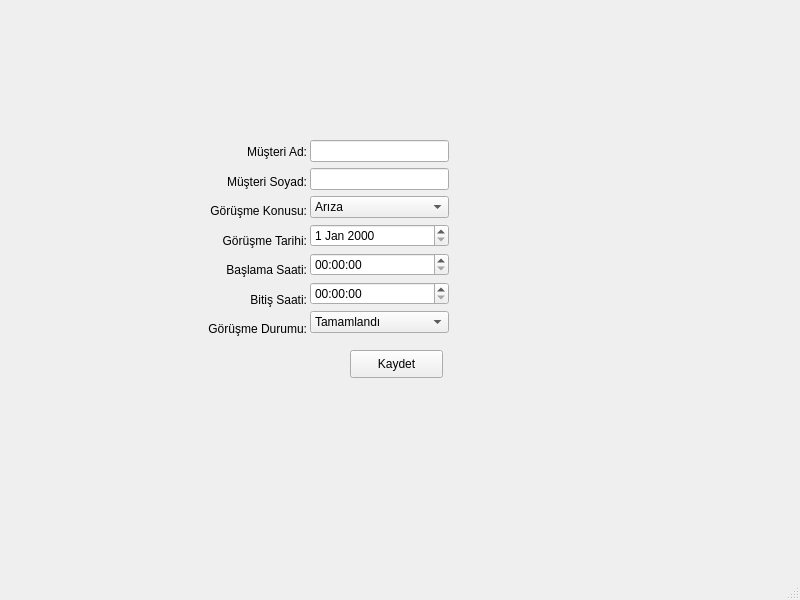
<?xml version="1.0" encoding="UTF-8"?>
<ui version="4.0">
 <class>YeniCagriEkleme</class>
 <widget class="QMainWindow" name="YeniCagriEkleme">
  <property name="geometry">
   <rect>
    <x>0</x>
    <y>0</y>
    <width>800</width>
    <height>600</height>
   </rect>
  </property>
  <property name="windowTitle">
   <string>MainWindow</string>
  </property>
  <widget class="QWidget" name="centralwidget">
   <widget class="QPushButton" name="pushButton">
    <property name="geometry">
     <rect>
      <x>350</x>
      <y>350</y>
      <width>93</width>
      <height>28</height>
     </rect>
    </property>
    <property name="text">
     <string>Kaydet</string>
    </property>
   </widget>
   <widget class="QWidget" name="layoutWidget">
    <property name="geometry">
     <rect>
      <x>166</x>
      <y>140</y>
      <width>141</width>
      <height>201</height>
     </rect>
    </property>
    <layout class="QVBoxLayout" name="verticalLayout">
     <item>
      <widget class="QLabel" name="label">
       <property name="text">
        <string>Müşteri Ad:</string>
       </property>
       <property name="alignment">
        <set>Qt::AlignRight|Qt::AlignTrailing|Qt::AlignVCenter</set>
       </property>
      </widget>
     </item>
     <item>
      <widget class="QLabel" name="label_7">
       <property name="text">
        <string>Müşteri Soyad:</string>
       </property>
       <property name="alignment">
        <set>Qt::AlignRight|Qt::AlignTrailing|Qt::AlignVCenter</set>
       </property>
      </widget>
     </item>
     <item>
      <widget class="QLabel" name="label_2">
       <property name="text">
        <string>Görüşme Konusu:</string>
       </property>
       <property name="alignment">
        <set>Qt::AlignRight|Qt::AlignTrailing|Qt::AlignVCenter</set>
       </property>
      </widget>
     </item>
     <item>
      <widget class="QLabel" name="label_3">
       <property name="text">
        <string>Görüşme Tarihi:</string>
       </property>
       <property name="alignment">
        <set>Qt::AlignRight|Qt::AlignTrailing|Qt::AlignVCenter</set>
       </property>
      </widget>
     </item>
     <item>
      <widget class="QLabel" name="label_4">
       <property name="text">
        <string>Başlama Saati:</string>
       </property>
       <property name="alignment">
        <set>Qt::AlignRight|Qt::AlignTrailing|Qt::AlignVCenter</set>
       </property>
      </widget>
     </item>
     <item>
      <widget class="QLabel" name="label_5">
       <property name="text">
        <string>Bitiş Saati:</string>
       </property>
       <property name="alignment">
        <set>Qt::AlignRight|Qt::AlignTrailing|Qt::AlignVCenter</set>
       </property>
      </widget>
     </item>
     <item>
      <widget class="QLabel" name="label_6">
       <property name="text">
        <string>Görüşme Durumu:</string>
       </property>
       <property name="alignment">
        <set>Qt::AlignRight|Qt::AlignTrailing|Qt::AlignVCenter</set>
       </property>
      </widget>
     </item>
    </layout>
   </widget>
   <widget class="QWidget" name="layoutWidget">
    <property name="geometry">
     <rect>
      <x>310</x>
      <y>140</y>
      <width>139</width>
      <height>198</height>
     </rect>
    </property>
    <layout class="QVBoxLayout" name="verticalLayout_2">
     <item>
      <widget class="QLineEdit" name="lineEdit"/>
     </item>
     <item>
      <widget class="QLineEdit" name="lineEdit_2"/>
     </item>
     <item>
      <widget class="QComboBox" name="comboBox_2">
       <item>
        <property name="text">
         <string>Arıza</string>
        </property>
       </item>
       <item>
        <property name="text">
         <string>Talep</string>
        </property>
       </item>
       <item>
        <property name="text">
         <string>Bilgi</string>
        </property>
       </item>
      </widget>
     </item>
     <item>
      <widget class="QDateEdit" name="dateEdit"/>
     </item>
     <item>
      <widget class="QTimeEdit" name="timeEdit"/>
     </item>
     <item>
      <widget class="QTimeEdit" name="timeEdit_2"/>
     </item>
     <item>
      <widget class="QComboBox" name="comboBox">
       <item>
        <property name="text">
         <string>Tamamlandı</string>
        </property>
       </item>
       <item>
        <property name="text">
         <string>Takip Ediliyor</string>
        </property>
       </item>
       <item>
        <property name="text">
         <string>Sorun Çözülemedi</string>
        </property>
       </item>
      </widget>
     </item>
    </layout>
   </widget>
  </widget>
  <widget class="QMenuBar" name="menubar">
   <property name="geometry">
    <rect>
     <x>0</x>
     <y>0</y>
     <width>800</width>
     <height>26</height>
    </rect>
   </property>
  </widget>
  <widget class="QStatusBar" name="statusbar"/>
 </widget>
 <resources/>
 <connections/>
</ui>
